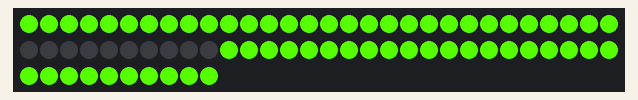
This program was run on a simulated ESP32. On the bench: 70 RGB LEDs in strip order, left to right, continuing on the next row.

Above: at 0.05 s.
At 0.75 s:
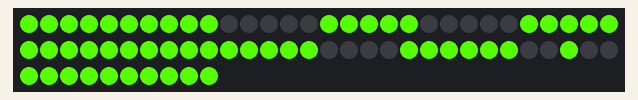
At 1.35 s:
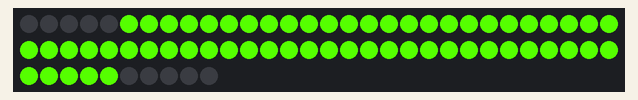

Measured:
- by itself, everything shown: repeats every 1.0 s, in 10 steps

The program:

main.cpp
```cpp
// (licence header left out)
//***************************************************************************
//****
// This code includes functions and algorithms from John Winans
// https://github.com/johnwinans/7SegLED
//***************************************************************************
//
//    7-Segment LED counter/timer sign.
//
//
//    COPYRIGHT (C) 2017 JOHN WINANS
//
//    This program is free software: you can redistribute it and/or modify
//    it under the terms of the GNU General Public License as published by
//    the Free Software Foundation, either version 3 of the License, or
//    (at your option) any later version.
//
//    This program is distributed in the hope that it will be useful,
//    but WITHOUT ANY WARRANTY; without even the implied warranty of
//    MERCHANTABILITY or FITNESS FOR A PARTICULAR PURPOSE.  See the
//    GNU General Public License for more details.
//
//    You should have received a copy of the GNU General Public License
//    along with this program.  If not, see <http://www.gnu.org/licenses/>.
//
//    Get your copy from here:
//
//       https://github.com/johnwinans/7SegLED
//
//***************************************************************************
/**
 *
 * I/O configuration:
 *
 * D5 = LED strip DI (Data In)
 * A0 = Ambient light sensor
 *
 ************************************************************************************/

#include <Adafruit_NeoPixel.h>
#include "font.h"

#define LED_STRIP_PIN (5)
#define AMBIENT_LIGHT_PIN (A0)

#ifdef ESP32
#include <esp32-hal-timer.h>
#endif


// Function declarations
void initTimer();
void counterReset();
void digit(uint8_t i, uint16_t place, uint32_t c);
void seg(uint16_t startingLed, uint16_t qty, uint32_t c);
#ifndef ESP32
ISR(TIMER1_COMPA_vect);
#endif


/**
 * A 7-segment LED descriptor used to identify its starting LED address and the
 * number of LEDs in the digit.
 *
 * @warning Change the data types to uint16_t if you have more than 256 LEDs.
 ************************************************************************************/
struct ledSescriptor_t
{
  uint8_t startingLedNumber; // the address of the first LED in a digit
  uint8_t numStrips;         // number of strips per segment
  uint8_t ledsPerStrip;      // number of LEDs per strip
};

/*******************************************************************
From right to left:

0..13     Small 10th digit - 14 LEDs
14..20    Decimal point - 7 LEDs
21..34    Seconds LSD - 14 LEDs
35..48    Seconds MSD - 14 LEDs
49..56    Colon_1 - 7 LEDs (bottom colon)
57..63    Colon_2 - 7 LEDs (top colon)
64..133   Minutes LSD - 70 LEDs
134..203  Minutes MSD - 70 LEDs
204..210  Colon_3 - 7 LEDs (bottom colon)
211..217  Colon_4 - 7 LEDs (top colon)
218..287  Hours LSD - 70 LEDs
288..357  Hours MSD - 70 LEDs
*/


        // {14, 1, 7},  // decimal point
        // {49, 1, 7},  // colon 1
        // {57, 1, 7},  // colon 2
        // {204, 1, 7}, // colon 3
        // {211, 1, 7}, // colon 4

/**
 * One descriptor for each LED in the sign
 ************************************************************************************/
struct ledSescriptor_t descriptors[] =
    {
        // {0, 1, 2},   // small 1/10th digit
        // {21, 1, 2},  // small seconds LSD
        // {35, 1, 2},  // small seconds MSD
        // {64, 2, 5},  // minutes LSD
        // {134, 2, 5}, // minutes MSD
        // {218, 2, 5}, // hours LSD
        // {288, 2, 5}  // hours MSD
        {0, 2, 5}  // for testing this is the only digit
};

/**
 * @brief Punctuation addresses
 *
 */
static const uint8_t decpnt = 14;  // the address of the first decimal point LED
static const uint8_t colon1 = 49;  // the address of the first colon LED
static const uint8_t colon2 = 57;  // the address of the second colon LED
static const uint8_t colon3 = 204; // the address of the first colon LED
static const uint8_t colon4 = 211; // the address of the second colon LED

// Change this when you add more digits, obvi
#define NUM_LEDS (70) // sizeof(descriptors)/sizeof(descriptors[0]))

// Tell the NeoPixel library how many LEDs we will be using
static Adafruit_NeoPixel LEDstrip(NUM_LEDS, LED_STRIP_PIN, NEO_GRB + NEO_KHZ800);

static volatile uint32_t myclock = 0; // The current 10HZ timer/counter value.

#ifdef ESP32
static hw_timer_t *timer = nullptr;
static portMUX_TYPE timerMux = portMUX_INITIALIZER_UNLOCKED;
#endif

/**
 * Initialize things.
 *************************************************************************************/
void setup()
{
  LEDstrip.begin();
  LEDstrip.show(); // No colors set yet.  So this will set all pixels to 'off'.

  counterReset();

  initTimer();
}

/**
 * Initialize hardware timer to operate at 10HZ.
 *************************************************************************************/
void initTimer()
{
#ifdef ESP32
  // Use hardware timer 0 with a prescaler of 80 (1 MHz clock) and a 100 ms alarm.
  timer = timerBegin(0, 80, true);
  timerAttachInterrupt(timer, []() IRAM_ATTR {
    portENTER_CRITICAL_ISR(&timerMux);
    ++myclock;
    portEXIT_CRITICAL_ISR(&timerMux);
  }, true);
  timerAlarmWrite(timer, 100000, true); // 100 ms period => 10 Hz
  timerAlarmEnable(timer);
#else
  // AVR Timer1 setup retained for reference/compatibility.
  cli(); // disable all interrupts

  TCCR1A = 0;
  TCCR1B = 0;
  TCNT1 = 0;
  OCR1A = 6249;            // compare match register 16MHz/256/10Hz - 1
  TCCR1B |= (1 << WGM12);  // CTC mode
  TCCR1B |= (1 << CS12);   // 256 prescaler
  TIMSK1 |= (1 << OCIE1A); // enable timer compare interrupt

  sei(); // enable all interrupts
#endif
}

/**
 * When timer-1 expires (10 times per second) this interrupt handler is called.
 *************************************************************************************/
#ifndef ESP32
ISR(TIMER1_COMPA_vect) // timer compare interrupt service routine
{
  ++myclock; // increment the clock counter
}
#endif

/** @brief The 'next' time to 'tick' the clock counter. */
static uint32_t next = 0; // the 'next' time to 'tick' the clock counter

/** @brief The number of 'ticks' since the system was started. */
static uint32_t ctr = 0; // the number of 'ticks' since the system was started

/**
 * Reset the timer 'tick' and 'next' values, effectively restting the timer display.
 *************************************************************************************/
void counterReset()
{
  next = 0; // prime the counter logic to start immediately
  // ctr = 60L*60*10;    // one hour (need L else get a 32 bit int :-/
  ctr = 3 * 60 * 10; // 3 minutes
  // ctr = 6*10;         // 6 seconds
}

/** @brief The brightness (luminosity) of the LEDs (0=black, 255=bright) */
#define LUMA 255
// #define LUMA  127
// #define LUMA  63

/** @brief A c character code. */
#define LOWER_CASE_C_CHARACTER (16)
/** @brief An n character code. */
#define LOWER_CASE_N_CHARACTER (17)
/** @brief An o character code. */
#define LOWER_CASE_O_CHARACTER (18)
/** @brief A dash character code. */
#define DASH_CHARACTER (19)

/** @brief The black color. */
static const uint32_t blackColor = Adafruit_NeoPixel::Color(0, 0, 0);

/** @brief The black color used for timer EXPIRED indicator. */
static const uint32_t redColor = Adafruit_NeoPixel::Color(LUMA, 0, 0);

/** @brief The foreground (on) color to use for the 2-strip LEDs. */
static const uint32_t fg2 = Adafruit_NeoPixel::Color(LUMA / 4, LUMA / 2, 0);

/** @brief The foreground (on) color to use for the 1-strip LEDs. */
static const uint32_t fg1 = Adafruit_NeoPixel::Color(LUMA / 3, LUMA, 0);

/**
 * @brief Main processing loop.
 *
 * If enough time has passed to update the display:
 * - advance the counter
 * - display the new value
 * - calculate the time for the next timer-tick
 *
 * @note The millis function will wrap around every 49 days.  So if you want to
 *  use it for longer than that period, you will want to change the logic used to
 *  determine 100 milliseconds have passed.
 *************************************************************************************/
void loop()
{
  static const unsigned long tperiod = 1; // 100;    // millis per tick
  static uint32_t pattern = 0;

  // uint32_t now = millis();

#ifdef ESP32
  portENTER_CRITICAL(&timerMux);
  uint32_t now = myclock; // Do this with IRQs off in case the assignment is not atomic!
  portEXIT_CRITICAL(&timerMux);
#else
  cli();                  // disable all interrupts
  uint32_t now = myclock; // Do this with IRQs off in case the assignment is not atomic!
  sei();                  // enable all interrupts
#endif

  if (now >= next)
  {
    next = next + tperiod;

    if (ctr == 0)
    {
      // when the count is zero, display a special DONE pattern of red dashes
      ++pattern;

      if (pattern % 2 != 0)
      {
        uint32_t color = (pattern / 2) % 8 == 0 ? blackColor : redColor;

        // show a bunch of dashes
        digit(DASH_CHARACTER, 4, color);
        digit(DASH_CHARACTER, 3, color);
        digit(DASH_CHARACTER, 2, color);
        digit(DASH_CHARACTER, 1, color);
        digit(DASH_CHARACTER, 0, blackColor);

        LEDstrip.setPixelColor(colon1, blackColor); // turn on the colon dots
        LEDstrip.setPixelColor(colon2, blackColor);
      }
    }
    else // the work of displaying the count is done here.
    {
      --ctr;

      uint8_t t = ctr % 10;
      uint8_t ss = (ctr / 10) % 60;
      uint8_t mm = (ctr / 600) % 60;

      digit(mm / 10, 4, mm / 10 ? fg2 : blackColor); // blank the leading zero
      digit(mm % 10, 3, fg2);
      digit(ss / 10, 2, fg2);
      digit(ss % 10, 1, fg2);
      digit(t, 0, fg1);

      LEDstrip.setPixelColor(colon1, fg1); // turn on the colon dots
      LEDstrip.setPixelColor(colon2, fg1);
    }
    LEDstrip.show(); // Flush the settings to the LEDs
  }
}


/**
 * @brief Set the value for a digit.
 *
 * @param i The hex digit value to value to display
 * @param place The place value (position) to display the digit
 * @param c The color of the segment to use.
 *
 * @warning This supports 1 or 2 strips per LED.  Supprt for 3 or more strips
 *  is left as a task for the reader.  Hint: add a loop to calculate the value
 *  for 13-k by using the strip number.
 *************************************************************************************/
void digit(uint8_t i, uint16_t place, uint32_t c)
{
  uint8_t v = font[i];                                         // which segments are to be lit for the given digit value
  uint16_t startingLed = descriptors[place].startingLedNumber; // first LED in the digit's 7seg LED
  uint8_t lps = descriptors[place].ledsPerStrip;               // number of LEDs in each strip of the digit
  uint8_t ns = descriptors[place].numStrips;                   // number of strips in each segment of the digit

  for (uint8_t k = 0; k < 7; ++k)
  {
    seg(startingLed + k * lps, lps, v & 0x01 ? c : blackColor); // set to black or color depending on the font

    if (ns == 2)
      seg(startingLed + (13 - k) * lps, lps, v & 0x01 ? c : blackColor);

    v >>= 1;
  }
}

/**
 * @brief A utility function to set the color of a sequence of LEDs.
 *
 * @param startingLed The first LED address to set.
 * @param qty The total number of LEDs in the consecutive sequence to set.
 * @param c The color value to which the LEDs will be set.
 *************************************************************************************/
void seg(uint16_t startingLed, uint16_t qty, uint32_t c)
{
  uint16_t last = startingLed + qty;

  while (startingLed < last)
  {
    LEDstrip.setPixelColor(startingLed, c);
    ++startingLed;
  }
}
```

font.h
```cpp
#ifndef FONT_H_
#define FONT_H_

/**
* @brief A 7-Segment display 'font'.
*
* This is the font used to convert the values from 0-F into a displayable
* character on a 7-segment display.  There is one value for each character.
*
* The relationship of the font bit positions to the LED display segments:
*
@verbatim
   --1--
  |     |
  2     0
  |     |
   --3--
  |     |
  6     4
  |     |
   --5--
@endverbatim
*
* For example: In order to display the number '1', the #0 and #4 segments need to be
* turned on and the rest turned off.  Therefore the binary value 0010001
* (hex 0x11) represents the segment values to display a '1'.
*
* The most significant bit is not used.
*************************************************************************************/
static const uint8_t font[] =
    {
        0b01110111, // 0
        0b00010001, // 1
        0b01101011, // 2
        0b00111011, // 3
        0b00011101, // 4
        0b00111110, // 5
        0b01111110, // 6
        0b00010011, // 7
        0b01111111, // 8
        0b00111111, // 9
        0b01011111, // A
        0b01111100, // b
        0b01100110, // C
        0b01111001, // d
        0b01101110, // E
        0b01001110, // F
        0b01101000, // c
        0b01011000, // n
        0b01111000, // o
        0b00001000  // - (a dash symbol)
};

#endif
```
